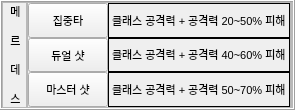
                      <widget class="QFrame" name="Frame_Class5">
                       <property name="enabled">
                        <bool>true</bool>
                       </property>
                       <property name="maximumSize">
                        <size>
                         <width>16777215</width>
                         <height>16777215</height>
                        </size>
                       </property>
                       <property name="frameShape">
                        <enum>QFrame::Box</enum>
                       </property>
                       <property name="frameShadow">
                        <enum>QFrame::Raised</enum>
                       </property>
                       <layout class="QGridLayout" name="gridLayout_73">
                        <property name="leftMargin">
                         <number>0</number>
                        </property>
                        <property name="topMargin">
                         <number>0</number>
                        </property>
                        <property name="rightMargin">
                         <number>0</number>
                        </property>
                        <property name="bottomMargin">
                         <number>0</number>
                        </property>
                        <property name="spacing">
                         <number>0</number>
                        </property>
                        <item row="0" column="0">
                         <widget class="QFrame" name="Frame_Class5_Name">
                          <property name="maximumSize">
                           <size>
                            <width>25</width>
                            <height>16777215</height>
                           </size>
                          </property>
                          <property name="frameShape">
                           <enum>QFrame::StyledPanel</enum>
                          </property>
                          <property name="frameShadow">
                           <enum>QFrame::Raised</enum>
                          </property>
                          <layout class="QGridLayout" name="gridLayout_74">
                           <property name="leftMargin">
                            <number>0</number>
                           </property>
                           <property name="topMargin">
                            <number>0</number>
                           </property>
                           <property name="rightMargin">
                            <number>0</number>
                           </property>
                           <property name="bottomMargin">
                            <number>0</number>
                           </property>
                           <property name="spacing">
                            <number>0</number>
                           </property>
                           <item row="0" column="0">
                            <widget class="QLabel" name="Class5_Name_Label">
                             <property name="minimumSize">
                              <size>
                               <width>25</width>
                               <height>0</height>
                              </size>
                             </property>
                             <property name="font">
                              <font>
                               <pointsize>8</pointsize>
                              </font>
                             </property>
                             <property name="text">
                              <string>&lt;html&gt;&lt;head/&gt;&lt;body&gt;&lt;p align=&quot;center&quot;&gt;메&lt;/p&gt;&lt;p align=&quot;center&quot;&gt;르&lt;/p&gt;&lt;p align=&quot;center&quot;&gt;데&lt;/p&gt;&lt;p align=&quot;center&quot;&gt;스&lt;/p&gt;&lt;/body&gt;&lt;/html&gt;</string>
                             </property>
                            </widget>
                           </item>
                          </layout>
                         </widget>
                        </item>
                        <item row="0" column="1">
                         <widget class="QFrame" name="Frame_Class5_Skill1">
                          <property name="enabled">
                           <bool>true</bool>
                          </property>
                          <property name="frameShape">
                           <enum>QFrame::StyledPanel</enum>
                          </property>
                          <property name="frameShadow">
                           <enum>QFrame::Raised</enum>
                          </property>
                          <layout class="QGridLayout" name="gridLayout_38">
                           <property name="leftMargin">
                            <number>0</number>
                           </property>
                           <property name="topMargin">
                            <number>0</number>
                           </property>
                           <property name="rightMargin">
                            <number>0</number>
                           </property>
                           <property name="bottomMargin">
                            <number>0</number>
                           </property>
                           <property name="spacing">
                            <number>0</number>
                           </property>
                           <item row="0" column="0">
                            <widget class="QPushButton" name="Class5_Skill1_Btn">
                             <property name="sizePolicy">
                              <sizepolicy hsizetype="Minimum" vsizetype="Preferred">
                               <horstretch>0</horstretch>
                               <verstretch>0</verstretch>
                              </sizepolicy>
                             </property>
                             <property name="maximumSize">
                              <size>
                               <width>100</width>
                               <height>16777215</height>
                              </size>
                             </property>
                             <property name="font">
                              <font>
                               <family>Arial</family>
                               <pointsize>8</pointsize>
                               <weight>50</weight>
                               <italic>false</italic>
                               <bold>false</bold>
                              </font>
                             </property>
                             <property name="styleSheet">
                              <string notr="true">font: 8pt &quot;Arial&quot;;힐</string>
                             </property>
                             <property name="text">
                              <string>집중타</string>
                             </property>
                             <property name="checkable">
                              <bool>true</bool>
                             </property>
                            </widget>
                           </item>
                           <item row="0" column="1">
                            <widget class="QLabel" name="Class5_Skill1_Label">
                             <property name="font">
                              <font>
                               <pointsize>8</pointsize>
                              </font>
                             </property>
                             <property name="frameShape">
                              <enum>QFrame::Box</enum>
                             </property>
                             <property name="text">
                              <string>&lt;html&gt;&lt;head/&gt;&lt;body&gt;&lt;p&gt;클래스 공격력 + 공격력 20~50% 피해&lt;/p&gt;&lt;/body&gt;&lt;/html&gt;</string>
                             </property>
                            </widget>
                           </item>
                           <item row="1" column="0">
                            <widget class="QPushButton" name="Class5_Skill2_Btn">
                             <property name="sizePolicy">
                              <sizepolicy hsizetype="Minimum" vsizetype="Preferred">
                               <horstretch>0</horstretch>
                               <verstretch>0</verstretch>
                              </sizepolicy>
                             </property>
                             <property name="maximumSize">
                              <size>
                               <width>100</width>
                               <height>16777215</height>
                              </size>
                             </property>
                             <property name="font">
                              <font>
                               <pointsize>8</pointsize>
                              </font>
                             </property>
                             <property name="text">
                              <string>듀얼 샷</string>
                             </property>
                             <property name="checkable">
                              <bool>true</bool>
                             </property>
                            </widget>
                           </item>
                           <item row="1" column="1">
                            <widget class="QLabel" name="Class5_Skill2_Label">
                             <property name="font">
                              <font>
                               <pointsize>8</pointsize>
                              </font>
                             </property>
                             <property name="frameShape">
                              <enum>QFrame::Box</enum>
                             </property>
                             <property name="text">
                              <string>&lt;html&gt;&lt;head/&gt;&lt;body&gt;&lt;p&gt;클래스 공격력 + 공격력 40~60% 피해&lt;/p&gt;&lt;/body&gt;&lt;/html&gt;</string>
                             </property>
                            </widget>
                           </item>
                           <item row="2" column="0">
                            <widget class="QPushButton" name="Class5_Skill3_Btn">
                             <property name="sizePolicy">
                              <sizepolicy hsizetype="Minimum" vsizetype="Preferred">
                               <horstretch>0</horstretch>
                               <verstretch>0</verstretch>
                              </sizepolicy>
                             </property>
                             <property name="maximumSize">
                              <size>
                               <width>100</width>
                               <height>16777215</height>
                              </size>
                             </property>
                             <property name="font">
                              <font>
                               <pointsize>8</pointsize>
                              </font>
                             </property>
                             <property name="text">
                              <string>마스터 샷</string>
                             </property>
                             <property name="checkable">
                              <bool>true</bool>
                             </property>
                            </widget>
                           </item>
                           <item row="2" column="1">
                            <widget class="QLabel" name="Class5_Skill3_Label">
                             <property name="font">
                              <font>
                               <pointsize>8</pointsize>
                              </font>
                             </property>
                             <property name="frameShape">
                              <enum>QFrame::Box</enum>
                             </property>
                             <property name="text">
                              <string>&lt;html&gt;&lt;head/&gt;&lt;body&gt;&lt;p&gt;클래스 공격력 + 공격력 50~70% 피해&lt;/p&gt;&lt;/body&gt;&lt;/html&gt;</string>
                             </property>
                            </widget>
                           </item>
                          </layout>
                         </widget>
                        </item>
                        <item row="0" column="2">
                         <widget class="QFrame" name="Frame_Class5_Skill2_2">
                          <property name="maximumSize">
                           <size>
                            <width>16777215</width>
                            <height>16777215</height>
                           </size>
                          </property>
                          <property name="frameShape">
                           <enum>QFrame::StyledPanel</enum>
                          </property>
                          <property name="frameShadow">
                           <enum>QFrame::Raised</enum>
                          </property>
                          <layout class="QGridLayout" name="gridLayout_76">
                           <property name="leftMargin">
                            <number>0</number>
                           </property>
                           <property name="topMargin">
                            <number>0</number>
                           </property>
                           <property name="rightMargin">
                            <number>0</number>
                           </property>
                           <property name="bottomMargin">
                            <number>0</number>
                           </property>
                           <property name="spacing">
                            <number>0</number>
                           </property>
                          </layout>
                         </widget>
                        </item>
                       </layout>
                      </widget>
